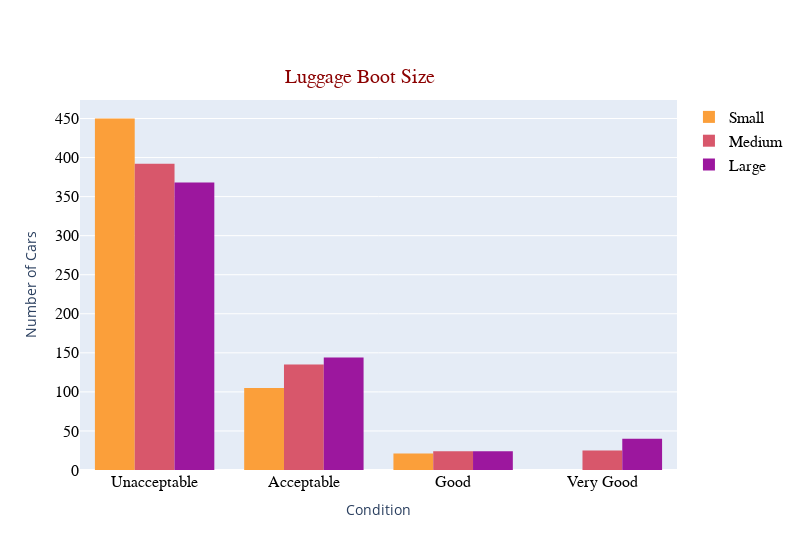

Notebook cell for this chart:
### Code cell
fg4 = go.Figure(layout=go.Layout(height=550, width=800))

fg4.add_trace(go.Histogram(x=car_df.loc[car_df.LugBoot=="small", "Class"],
                           name = "Small",
                           marker=dict(color="#fb9f3a")))
fg4.add_trace(go.Histogram(x=car_df.loc[car_df.LugBoot=="med", "Class"],
                           name = "Medium",
                           marker=dict(color="#d8576b")))
fg4.add_trace(go.Histogram(x=car_df.loc[car_df.LugBoot=="big", "Class"],
                           name = "Large",
                           marker=dict(color="#9c179e")))

fg4.update_xaxes(title_text="Condition", 
                 showticklabels=True, 
                 tickmode="array",
                 tickvals=["unacc", "acc", "good", "vgood"],
                 ticktext=["Unacceptable", "Acceptable", "Good", "Very Good"],
                 tickfont=dict(family="Arial", size=16, color="black"))

fg4.update_yaxes(title_text="Number of Cars", tickfont=dict(family="Arial", size=16, color="black"))

fg4.update_layout(legend = dict(font = dict(family = "Arial", size = 16, color="black")),
                  title_text = 'Luggage Boot Size',
                  title_font = dict(size=20, family='Arial', color='darkred'),
                  title_x=0.45,
                  title_y=0.875)

fg4.show()

### Figure 1 — Plotly figure (JSON) as saved in the notebook; plotly's stock layout.template omitted (floating-point values rounded to 4 significant figures; data arrays with more than 128 entries replaced by an {"elided": "..."} marker saying what was removed)
{"data": [{"marker": {"color": "#fb9f3a"}, "name": "Small", "type": "histogram", "x": {"elided": "576 str values"}}, {"marker": {"color": "#d8576b"}, "name": "Medium", "type": "histogram", "x": {"elided": "576 str values"}}, {"marker": {"color": "#9c179e"}, "name": "Large", "type": "histogram", "x": {"elided": "576 str values"}}], "layout": {"height": 550, "legend": {"font": {"color": "black", "family": "Arial", "size": 16}}, "title": {"font": {"color": "darkred", "family": "Arial", "size": 20}, "text": "Luggage Boot Size", "x": 0.45, "y": 0.875}, "width": 800, "xaxis": {"autorange": true, "range": [-0.5, 3.5], "showticklabels": true, "tickfont": {"color": "black", "family": "Arial", "size": 16}, "tickmode": "array", "ticktext": ["Unacceptable", "Acceptable", "Good", "Very Good"], "tickvals": ["unacc", "acc", "good", "vgood"], "title": {"text": "Condition"}, "type": "category"}, "yaxis": {"autorange": true, "range": [0, 473.7], "tickfont": {"color": "black", "family": "Arial", "size": 16}, "title": {"text": "Number of Cars"}}}}
